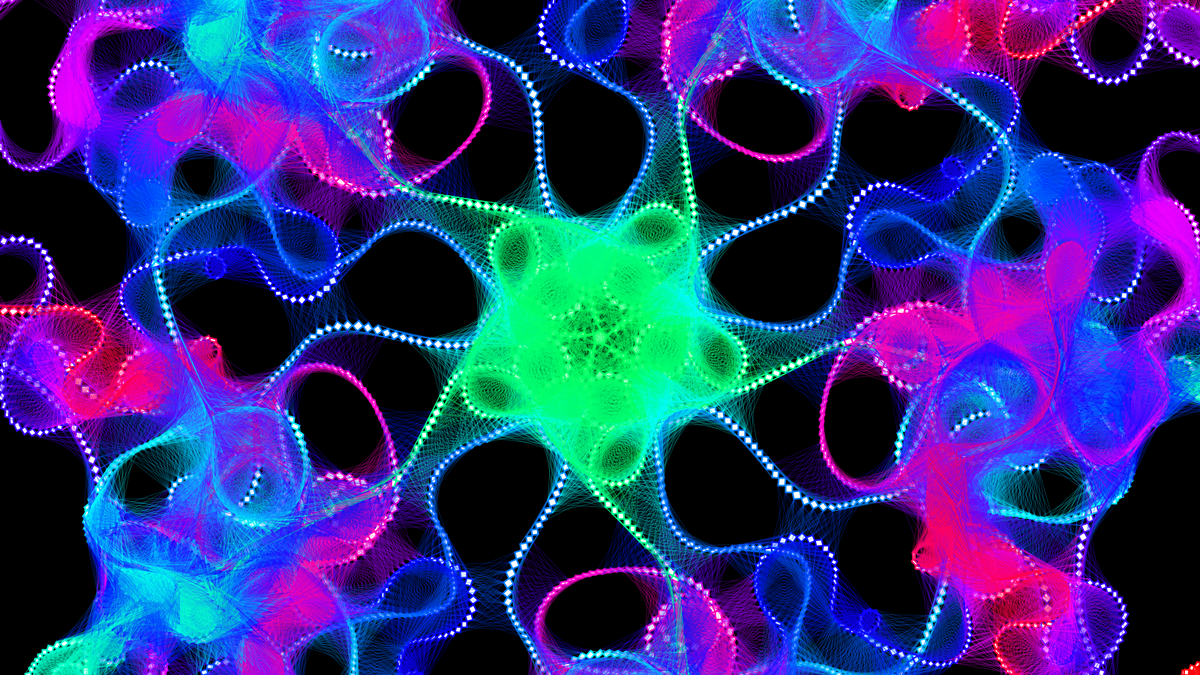
Frame 1 (no input)
Frame 2 (the mouse pressed at the canvas centre, redrawn once): identical to frame 1, image omitted

The Processing sketch that drew this single still picture (run headless with seeded random() and noise(); the mouse was pressed at the canvas centre and the sketch redrawn once):

// Processing sketch: ideological_web
// ── ideological_web.pde
int _maxiterations = 2000;
int _num = 5;
float[][][][] _point_array = new float[_num][_maxiterations][2][2];
long _seed = 4; // 5, 8, 12, 13

void setup()
{
  size(1600, 900);
  background(0);
  smooth();
  noLoop();
  colorMode(HSB, 255);
}

void draw()
{
  background(0);
  
  pushMatrix();
  translate(width/2, height/2);
  scale(0.7);
  /*for (int i = 0; i < 10; i++)
  {
    noiseSeed((long)random(10000));
    drawRects(random(-width/2, width/2), random(-height/2, height/2), -PI/2, 10, _num, _maxiterations, 0, 0);
    drawLines(10, 100);
    
    fill(0, 50);
    noStroke();
    rect(-width/2, -height/2, width/2, height/2);
  }*/
  noiseSeed(_seed);
  drawRects(0, 0, -PI/2, 10, _num, _maxiterations, 0, 0);
  drawLines(10, 100);
  popMatrix();
  
  println(_seed);
}

void drawRects(float x, float y, float theta, float a, int num, int maxiterations, int iterations, int seed)
{
  fill(255);
  stroke(map(iterations, 0, maxiterations, 100, 255), 255, 255);
  //stroke(map(sin(map(iterations, 0, maxiterations, 0, PI)), 0, 1, 100, 255), 255, 255);
  strokeWeight(3);
  
  if (iterations == 0)
  {
    float r = dist(0, 0, a, a)/2.0 * (float)num/2.5;
    
    // x and y are the center of the polygon
    polygon(x, y, theta, r, num);
    
    for (int i = 0; i < num; i++)
    {
      float rad = theta + TWO_PI/(float)num*(float)i;
      drawRects(x+r*cos(rad), y+r*sin(rad), rad, a, num, maxiterations, 1, i);
    }
  }
  else if (iterations <= maxiterations)
  {
    float b = a + map(noise(iterations*0.1, 0), 0, 1, -a, a);
    float c = a + map(noise(iterations*0.1, 10), 0, 1, -a, a);
    float r = dist(0, 0, b, c)/2.0;
    float rad0 = theta + map(noise(iterations*0.05), 0, 1, -PI/2.0, 0);
    float rad1 = rad0 + atan2(c, b);
    
    // x and y are the upper left of the rect
    rect2(x, y, rad0, b, c);
    
    _point_array[seed][iterations-1][0] = new float[]{x+b*cos(rad0), y+b*sin(rad0)};
    _point_array[seed][iterations-1][1] = new float[]{x+c*cos(rad0+PI/2.0), y+c*sin(rad0+PI/2.0)};
    
    drawRects(x+2.0*r*cos(rad1), y+2.0*r*sin(rad1), rad1, a, num, maxiterations, iterations+1, seed);
  }
}

void drawLines(float min_dis, float max_dis)
{
  strokeWeight(1);
  
  // draw lines between the two shortest distance points
  for (int i = 0; i < _num; i++)
  {
    for (int j = 0; j < _maxiterations; j++)
    {
      // search the two minmum distance points
      for (int l = 0; l < _num; l++)
      {
        for (int m = 0; m < _maxiterations; m++)
        {
          float dis = max_dis;
          int[] index = {0, 0, 0, 0};
          for (int k = 0; k < 2; k++)
          {
            for (int n = 0; n < 2; n++)
            {
              float dis0 = dist(_point_array[i][j][k][0], _point_array[i][j][k][1], 
                _point_array[l][m][n][0], _point_array[l][m][n][1]);
              
              if (dis0 < dis)
              {
                dis = dis0;
                index[0] = k; index[1] = l; index[2] = m; index[3] = n;
              }
            }
          }
          
          // draw a line
          if (min_dis < dis && dis < max_dis)
          {
            float x0 = _point_array[i][j][index[0]][0];
            float y0 = _point_array[i][j][index[0]][1];
            float x1 = _point_array[index[1]][index[2]][index[3]][0];
            float y1 = _point_array[index[1]][index[2]][index[3]][1];
            
            stroke(map((j+index[2])/2, 0, _maxiterations-1, 100, 255), 255, 255, 50);
            //stroke(map(sin(map((j+index[2])/2, 0, _maxiterations, 0, PI)), 0, 1, 100, 255), 255, 255, 50);
            noFill();
            line(x0, y0, x1, y1);
          }
        }
      }
    }
  }
}

void rect2(float x, float y, float rad, float a, float b)
{
  pushMatrix();
  translate(x, y);
  rotate(rad);
  rect(0, 0, a, b);
  popMatrix();
}

void rect3(float cen_x, float cen_y, float rad, float r)
{
  float l = r*sqrt(2.0);
  pushMatrix();
  translate(cen_x, cen_y);
  rotate(rad+PI/4.0);
  rect(-l/2.0, -l/2.0, l, l);
  popMatrix();
}

void polygon(float cen_x, float cen_y, float theta, float r, int num)
{
  beginShape();
  for (int i = 0; i < num; i++)
  {
    vertex(cen_x+r*cos(theta), cen_y+r*sin(theta));
    theta += TWO_PI/(float)num;
  }
  endShape(CLOSE);
}

void drawLine(float x0, float y0, float x1, float y1, int num)
{
  float dx = (x1-x0)/(float)num;
  float dy = (y1-y0)/(float)num;
  float r = dist(x0, y0, x1, y1)/(2.0*(float)num);
  float rad = atan2(y1-y0, x1-x0);
  
  for (int k = 0; k < num; k++)
  {
    rect3(x0+dx*((float)k+0.5), y0+dy*((float)k+0.5), rad, r);
  }
}

void keyPressed()
{
  if (keyCode == ENTER)
  {
    save("image"+str(_seed)+".png");
  }
  else if (keyCode == SHIFT)
  {
    redraw();
    _seed++;
  }
}
